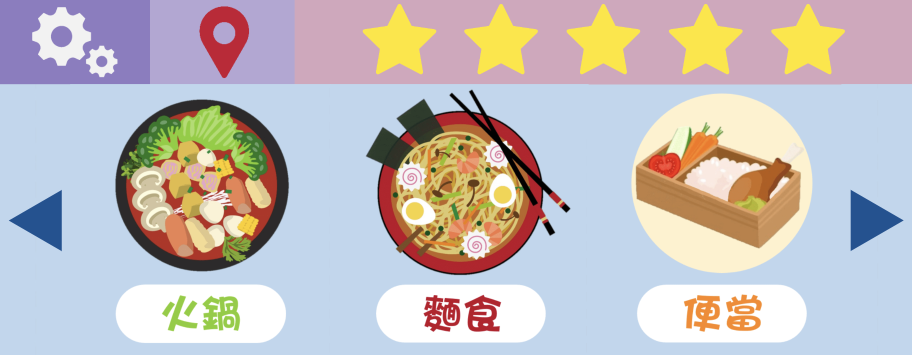
#> input picture rich_menus/images/raw/c2s5.png, 1824 x 710 px (shown at 1/2 size)
$ python resize_png.py
#> lines starting #> are read from the running program, lines starting #| are printed output that depends on the picture
from PIL import Image

def resize_image(input_image_path, output_image_path, target_width, target_height):
#> called with input_image_path = './rich_menus/images/raw/c2s5.png', output_image_path = './rich_menus/images/sz2400x843/c2s5.png', target_width = 2500, target_height = 843
    original_image = Image.open(input_image_path)
#> original_image is the input picture: PIL image 1824x710 RGBA; mean R, G, B, A 195.7, 189.8, 190.4, 255

    # 使用 LANCZOS 濾波器進行 resize，以避免鋸齒狀邊緣
    resized_image = original_image.resize((target_width, target_height), Image.LANCZOS)
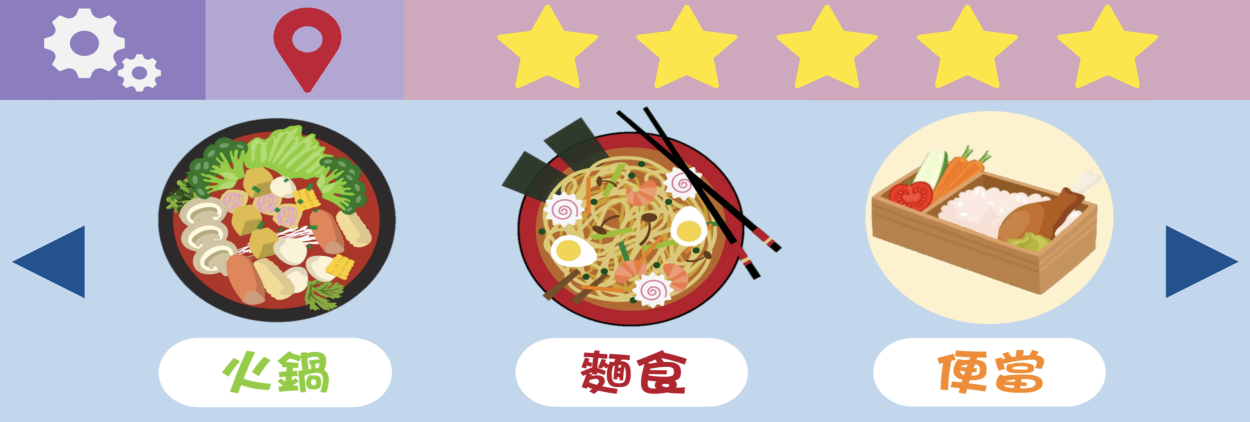
#> resized_image: PIL image 2500x843 RGBA (shown at 1/2 size); mean R, G, B, A 195.7, 189.8, 190.4, 255

    # 儲存新圖像
    resized_image.save(output_image_path)

if __name__ == '__main__':
    input_path = './rich_menus/images/raw/c2s5.png'  # 替換為你的輸入圖像路徑
    output_path = './rich_menus/images/sz2400x843/c2s5.png'  # 替換為你的輸出圖像路徑
    target_width = 2500  # 目標寬度
    target_height = 843  # 目標高度

    resize_image(input_path, output_path, target_width, target_height)
